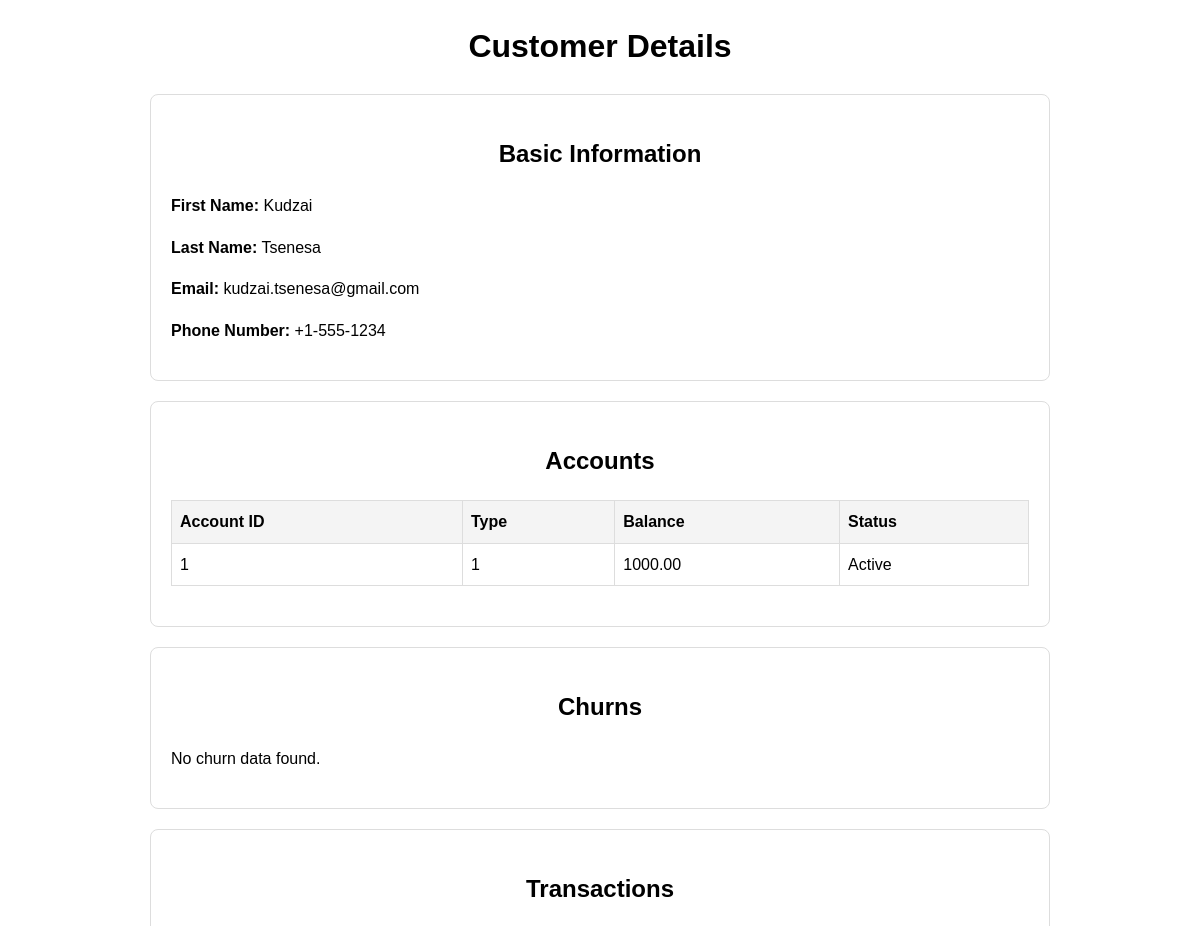
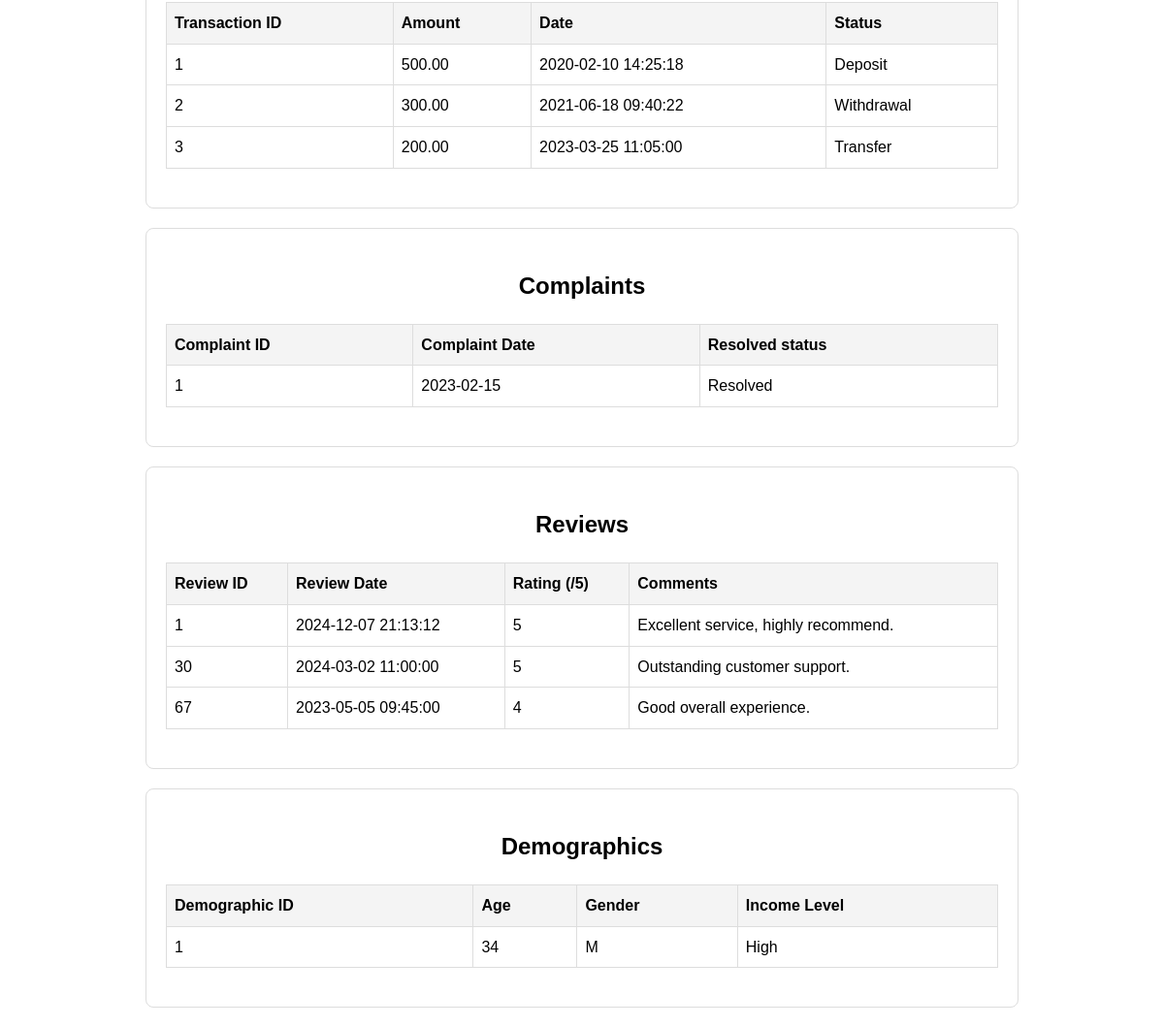
/actions/view_one_customer.php?customer_id=1 (signed in), run on the app's committed database (2 pictures, top to bottom).
### tables this page shows
CREATE TABLE `churnguard_customers` (
  `CustomerID` int NOT NULL,
  `FirstName` varchar(50) NOT NULL,
  `LastName` varchar(50) NOT NULL,
  `Email` varchar(100) NOT NULL,
  `PhoneNumber` varchar(15) DEFAULT NULL,
  `Address` text,
  `DateOfBirth` date DEFAULT NULL,
  `RegionID` int DEFAULT NULL,
  `DateJoined` timestamp NOT NULL DEFAULT CURRENT_TIMESTAMP,
  `LastLogin` timestamp NOT NULL DEFAULT CURRENT_TIMESTAMP
);

CREATE TABLE `churnguard_customer_accounts` (
  `AccountID` int NOT NULL,
  `CustomerID` int NOT NULL,
  `AccountTypeID` int NOT NULL,
  `AccountNumber` varchar(20) NOT NULL,
  `Balance` decimal(15,2) DEFAULT '0.00',
  `OpenedAt` timestamp NOT NULL DEFAULT CURRENT_TIMESTAMP,
  `account_status` enum('Active','Inactive') DEFAULT 'Active'
);

CREATE TABLE `churnguard_transactions` (
  `TransactionID` int NOT NULL,
  `CustomerID` int NOT NULL,
  `TransactionDate` timestamp NOT NULL DEFAULT CURRENT_TIMESTAMP,
  `TransactionAmount` decimal(15,2) DEFAULT NULL,
  `TransactionType` enum('Deposit','Withdrawal','Payment','Transfer') DEFAULT NULL,
  `BalanceAfterTransaction` decimal(15,2) DEFAULT NULL,
  `BranchLocation` varchar(100) DEFAULT NULL
);

CREATE TABLE `churnguard_customer_complaints` (
  `ComplaintID` int NOT NULL,
  `CustomerID` int NOT NULL,
  `IssueID` int DEFAULT '1',
  `ComplaintDate` date DEFAULT NULL,
  `ResolvedStatus` enum('Resolved','Unresolved') DEFAULT 'Unresolved',
  `ResolvedDate` date DEFAULT NULL,
  `Priority` enum('Low','Medium','High') DEFAULT 'Low'
);

CREATE TABLE `churnguard_customer_reviews` (
  `ReviewID` int NOT NULL,
  `CustomerID` int NOT NULL,
  `OverallSatisfaction` int DEFAULT NULL,
  `RecommendationLikelihood` int DEFAULT NULL,
  `comments` text,
  `SentimentLabel` enum('Negative','Neutral','Positive') DEFAULT NULL,
  `FollowUpContact` tinyint(1) DEFAULT '0',
  `CreatedAt` timestamp NOT NULL DEFAULT CURRENT_TIMESTAMP
);

CREATE TABLE `churnguard_customer_demographics` (
  `CustomerDemographicID` int NOT NULL,
  `CustomerID` int NOT NULL,
  `Age` int DEFAULT NULL,
  `Gender` enum('M','F','Other') DEFAULT NULL,
  `IncomeLevel` enum('Low','Medium','High') DEFAULT NULL,
  `DateJoined` date DEFAULT NULL
);

### actions/view_one_customer.php (the view, shortened to what this page needs)
<?php
include '../db/config.php';
$customer_id = intval($_GET['customer_id']);
$data = [];
try {
    $customer_query = "SELECT * FROM churnguard_customers WHERE CustomerID = $customer_id";
    $customer_result = mysqli_query($conn, $customer_query);
    $data['customer'] = mysqli_fetch_assoc($customer_result);
    $related_queries = [
        'accounts' => "SELECT * FROM churnguard_customer_accounts WHERE CustomerID = $customer_id",
        'churns' => "SELECT * FROM churnguard_customer_churns WHERE customerID = $customer_id",
        'transactions' => "SELECT * FROM churnguard_transactions WHERE CustomerID = $customer_id",
        'complaints' => "SELECT * FROM churnguard_customer_complaints WHERE CustomerID = $customer_id",
        'reviews' => "SELECT * FROM churnguard_customer_reviews WHERE CustomerID = $customer_id",
        'demographics' => "SELECT * FROM churnguard_customer_demographics WHERE CustomerID = $customer_id"
    ];
    foreach ($related_queries as $key => $query) {
        $result = mysqli_query($conn, $query);
        if ($result) {
            $data[$key] = mysqli_fetch_all($result, MYSQLI_ASSOC);
        } else {
            $data[$key] = [];
        }
    }
} catch (Exception $e) {
    die("An error occurred: " . $e->getMessage());
}
?>
<!DOCTYPE html>
<html lang="en">
<head>
</head>
<body>
<div class="container">
    <h1>Customer Details</h1>
    <div class="card">
        <h2>Basic Information</h2>
        <p><strong>First Name:</strong> <?= $data['customer']['FirstName'] ?></p>
        <p><strong>Last Name:</strong> <?= $data['customer']['LastName'] ?></p>
        <p><strong>Email:</strong> <?= $data['customer']['Email'] ?></p>
        <p><strong>Phone Number:</strong> <?= $data['customer']['PhoneNumber'] ?></p>
    </div>
    <div class="card">
        <h2>Accounts</h2>
        <?php if (!empty($data['accounts'])): ?>
            <table>
                <thead>
                <tr>
                    <th>Account ID</th>
                    <th>Type</th>
                    <th>Balance</th>
                    <th>Status</th>
                </tr>
                </thead>
                <tbody>
                <?php foreach ($data['accounts'] as $account): ?>
                    <tr>
                        <td><?= $account['AccountID'] ?></td>
                        <td><?= $account['AccountTypeID'] ?></td>
                        <td><?= $account['Balance'] ?></td>
                        <td><?= $account['account_status'] ?></td>
                    </tr>
                <?php endforeach; ?>
                </tbody>
            </table>
        <?php else: ?>
            <p>No accounts found.</p>
        <?php endif; ?>
    </div>
    <div class="card">
        <h2>Churns</h2>
        <?php if (!empty($data['churns'])): ?>
            <table>
                <thead>
                <tr>
                    <th>Churn ID</th>
                    <th>Churn Date</th>
                    <th>Reason</th>
                </tr>
                </thead>
                <tbody>
                <?php foreach ($data['churns'] as $churn): ?>
                    <tr>
                        <td><?= isset($churn['churnID']) ? $churn['churnID'] : 'N/A' ?></td>
                        <td><?= isset($churn['churnDate']) ? $churn['churnDate'] : 'N/A' ?></td>
                        <td><?= isset($churn['reason']) ? $churn['reason'] : 'N/A' ?></td>
                    </tr>
                <?php endforeach; ?>
                </tbody>
            </table>
        <?php else: ?>
            <p>No churn data found.</p>
        <?php endif; ?>
    </div>
    <div class="card">
        <h2>Transactions</h2>
        <?php if (!empty($data['transactions'])): ?>
            <table>
                <thead>
                <tr>
                    <th>Transaction ID</th>
                    <th>Amount</th>
                    <th>Date</th>
                    <th>Status</th>
                </tr>
                </thead>
                <tbody>
                <?php foreach ($data['transactions'] as $transaction): ?>
                    <tr>
                        <td><?= isset($transaction['TransactionID']) ? $transaction['TransactionID'] : 'N/A' ?></td>
                        <td><?= isset($transaction['TransactionAmount']) ? $transaction['TransactionAmount'] : 'N/A' ?></td>
                        <td><?= isset($transaction['TransactionDate']) ? $transaction['TransactionDate'] : 'N/A' ?></td>
                        <td><?= isset($transaction['TransactionType']) ? $transaction['TransactionType'] : 'N/A' ?></td>
                    </tr>
                <?php endforeach; ?>
                </tbody>
            </table>
        <?php else: ?>
            <p>No transactions found.</p>
        <?php endif; ?>
    </div>
    <div class="card">
        <h2>Complaints</h2>
        <?php if (!empty($data['complaints'])): ?>
            <table>
                <thead>
                <tr>
                    <th>Complaint ID</th>
                    <th>Complaint Date</th>
                    <th>Resolved status</th>
                </tr>
                </thead>
                <tbody>
                <?php foreach ($data['complaints'] as $complaint): ?>
                    <tr>
                        <td><?= isset($complaint['ComplaintID']) ? $complaint['ComplaintID'] : 'N/A' ?></td>
                        <td><?= isset($complaint['ComplaintDate']) ? $complaint['ComplaintDate'] : 'N/A' ?></td>
                        <td><?= isset($complaint['ResolvedStatus']) ? $complaint['ResolvedStatus'] : 'N/A' ?></td>
                    </tr>
                <?php endforeach; ?>
                </tbody>
            </table>
        <?php else: ?>
            <p>No complaints found.</p>
        <?php endif; ?>
    </div>
    <div class="card">
        <h2>Reviews</h2>
        <?php if (!empty($data['reviews'])): ?>
            <table>
                <thead>
                <tr>
                    <th>Review ID</th>
                    <th>Review Date</th>
                    <th>Rating (/5)</th>
                    <th>Comments</th>
                </tr>
                </thead>
                <tbody>
                <?php foreach ($data['reviews'] as $review): ?>
                    <tr>
                        <td><?= isset($review['ReviewID']) ? $review['ReviewID'] : 'N/A' ?></td>
                        <td><?= isset($review['CreatedAt']) ? $review['CreatedAt'] : 'N/A' ?></td>
                        <td><?= isset($review['OverallSatisfaction']) ? $review['OverallSatisfaction'] : 'N/A' ?></td>
                        <td><?= isset($review['comments']) ? $review['comments'] : 'N/A' ?></td>
                    </tr>
                <?php endforeach; ?>
                </tbody>
            </table>
        <?php else: ?>
            <p>No reviews found.</p>
        <?php endif; ?>
    </div>
    <div class="card">
        <h2>Demographics</h2>
        <?php if (!empty($data['demographics'])): ?>
            <table>
                <thead>
                <tr>
                    <th>Demographic ID</th>
                    <th>Age</th>
                    <th>Gender</th>
                    <th>Income Level</th>
                </tr>
                </thead>
                <tbody>
                <?php foreach ($data['demographics'] as $demographic): ?>
                    <tr>
                        <td><?= isset($demographic['CustomerDemographicID']) ? $demographic['CustomerDemographicID'] : 'N/A' ?></td>
                        <td><?= isset($demographic['Age']) ? $demographic['Age'] : 'N/A' ?></td>
                        <td><?= isset($demographic['Gender']) ? $demographic['Gender'] : 'N/A' ?></td>
                        <td><?= isset($demographic['IncomeLevel']) ? $demographic['IncomeLevel'] : 'N/A' ?></td>
                    </tr>
                <?php endforeach; ?>
                </tbody>
            </table>
        <?php else: ?>
            <p>No demographic data found.</p>
        <?php endif; ?>
    </div>
</div>
</body>
</html>

### actions/view_one_customer.php (style rules this page uses)
body { font-family: Arial, sans-serif; line-height: 1.6; margin: 20px; }
.container { max-width: 900px; margin: auto; }
h1, h2 { text-align: center; }
.card { border: 1px solid #ddd; padding: 20px; margin-bottom: 20px; border-radius: 8px; }
table { width: 100%; border-collapse: collapse; margin: 20px 0; }
table th, table td { border: 1px solid #ddd; padding: 8px; text-align: left; }
table th { background-color: #f4f4f4; }

### data on the page
churnguard_customers: FirstName "Kudzai", LastName "Tsenesa", Email "kudzai.tsenesa@gmail.com", PhoneNumber "+1-555-1234"
churnguard_customer_accounts: AccountID "1", AccountTypeID "1", Balance "1000.00", account_status "Active"
churnguard_transactions: TransactionID "1", TransactionAmount "500.00", TransactionDate "2020-02-10 14:25:18", TransactionType "Deposit"
churnguard_transactions: TransactionID "2", TransactionAmount "300.00", TransactionDate "2021-06-18 09:40:22", TransactionType "Withdrawal"
churnguard_transactions: TransactionID "3", TransactionAmount "200.00", TransactionDate "2023-03-25 11:05:00", TransactionType "Transfer"
churnguard_customer_complaints: ComplaintID "1", ComplaintDate "2023-02-15", ResolvedStatus "Resolved"
churnguard_customer_reviews: ReviewID "1", CreatedAt "2024-12-07 21:13:12", OverallSatisfaction "5", comments "Excellent service, highly recommend."
churnguard_customer_reviews: ReviewID "30", CreatedAt "2024-03-02 11:00:00", OverallSatisfaction "5", comments "Outstanding customer support."
churnguard_customer_reviews: ReviewID "67", CreatedAt "2023-05-05 09:45:00", OverallSatisfaction "4", comments "Good overall experience."
churnguard_customer_demographics: CustomerDemographicID "1", Age "34", Gender "M", IncomeLevel "High"
